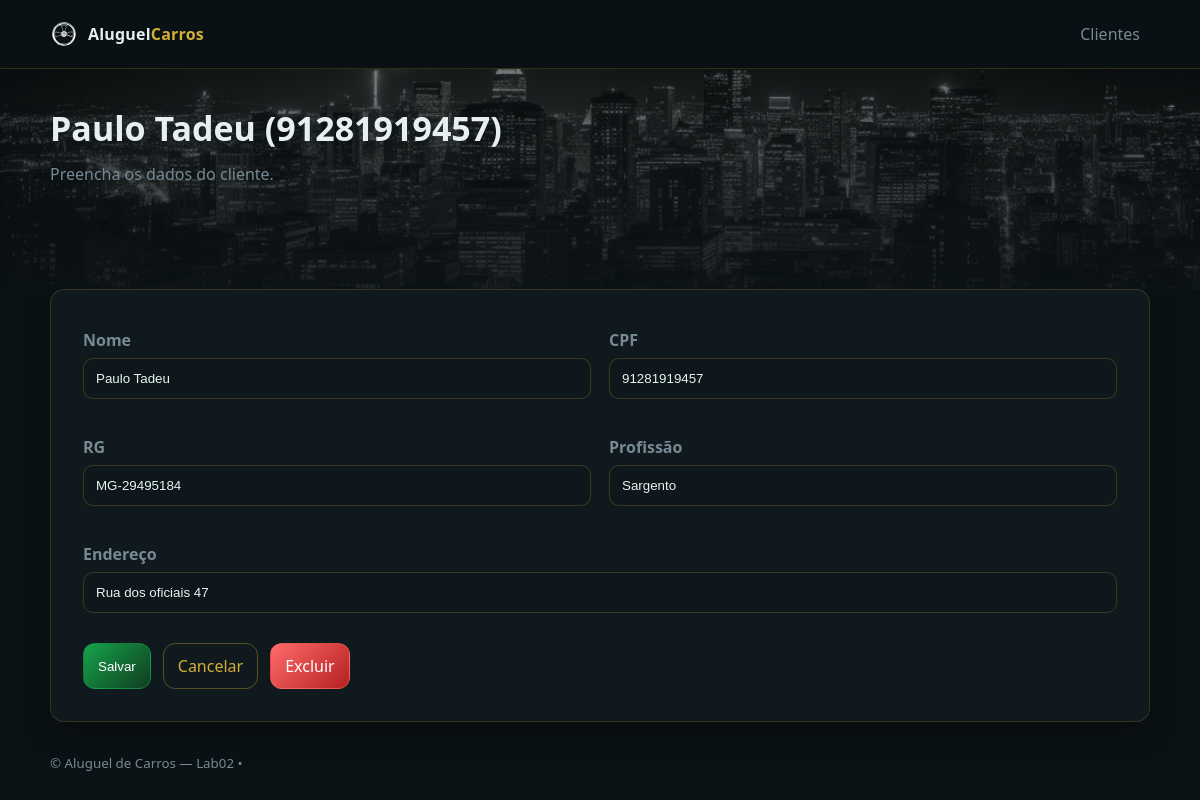
The app's page /clientes/7/editar/ with its own data.
### clientes/models.py (models this page shows)
class Cliente(models.Model):
    nome = models.CharField(max_length=120)
    rg = models.CharField(max_length=20)
    cpf = models.CharField(max_length=14, unique=True)
    endereco = models.CharField(max_length=180)
    profissao = models.CharField(max_length=80)
    def __str__(self):
        return f'{self.nome} ({self.cpf})'

### clientes/views.py (the view, shortened to what this page needs)
# urls.py: path('<int:pk>/editar/', ClienteUpdateView.as_view(), name='editar'),
class ClienteUpdateView(UpdateView):
    model = Cliente
    form_class = ClienteForm
    template_name = 'clientes/form.html'
    success_url = reverse_lazy('clientes:lista')

### clientes/forms.py (shortened to what this page needs)
class ClienteForm(forms.ModelForm):
    class Meta:
        model = Cliente
        fields = ['nome', 'rg', 'cpf', 'endereco', 'profissao']

### templates/clientes/form.html (shortened to what this page needs)
{% extends 'base.html' %}
{% block hero_title %}{{ view.object|default_if_none:'Criar Cliente' }}{% endblock %}
{% block hero_sub %}Preencha os dados do cliente.{% endblock %}
{% block content %}
  <form method="post" class="card">
    <div class="form-grid">
      <div>
        <label>Nome</label>
        {{ form.nome }}
      </div>
      <div>
        <label>CPF</label>
        {{ form.cpf }}
      </div>
      <div>
        <label>RG</label>
        {{ form.rg }}
      </div>
      <div>
        <label>Profissão</label>
        {{ form.profissao }}
      </div>
      <div class="full">
        <label>Endereço</label>
        {{ form.endereco }}
      </div>
    </div>
    <div class="mt actions">
      <button type="submit" class="btn btn-primary">Salvar</button>
      <a href="{% url 'clientes:lista' %}" class="btn btn-ghost">Cancelar</a>
      {% if view.object %}
        <a href="{% url 'clientes:excluir' view.object.pk %}" class="btn btn-danger">Excluir</a>
      {% endif %}
    </div>
  </form>
{% endblock %}

### static/css/main.css (style rules this page uses)
:root { --bg:#0b1215; --panel:#10191d; --muted:#768a95; --text:#e6f0f2; --brand:#17a34a; --brand-2:#d4af37; --danger:#ff6b6b; --success:#34d399; --shadow:0 10px 30px rgba(0,0,0,.35); --radius:14px; }
html,body { background:var(--bg); color:var(--text); font:16px/1.5 ui-sans-serif,system-ui,-apple-system,"Segoe UI",Roboto,Inter,Arial,sans-serif; margin:0; }
.card { background:var(--panel); border:1px solid rgba(212,175,55,.18); border-radius:var(--radius); box-shadow:var(--shadow); padding:32px; overflow:hidden }
.card > *:last-child { margin-bottom:0 }
.btn { display:inline-flex;align-items:center;gap:8px; padding:10px 14px;border-radius:12px;border:1px solid transparent; text-decoration:none;color:#fff;cursor:pointer;transition:.2s ease }
.btn-primary { background:linear-gradient(135deg,var(--brand),#0f3d21);border-color:rgba(23,163,74,.5) }
.btn-ghost { background:transparent;border-color:rgba(212,175,55,.35);color:var(--brand-2) }
.btn-danger { background:linear-gradient(135deg,var(--danger),#b51f1f);border-color:rgba(255,107,107,.45) }
.actions { display:flex;gap:12px;margin-top:20px }
.form-grid { display:grid; grid-template-columns:repeat(2,minmax(0,1fr)); gap:18px }
.form-grid .full { grid-column:1 / -1 }
label { font-weight:700; color:var(--muted); display:block;margin:6px 0 6px }
input,select,textarea { width:100%; background:#0e171b;color:#e7f4ef; border:1px solid rgba(212,175,55,.22); border-radius:10px; padding:12px; margin-bottom:12px; outline:none;transition:.2s ease; box-sizing:border-box }
.mt { margin-top:18px }

### records on screen
Cliente: object "Paulo Tadeu (91281919457)", nome "Paulo Tadeu", cpf "91281919457", rg "MG-29495184", profissao "Sargento", endereco "Rua dos oficiais 47"
